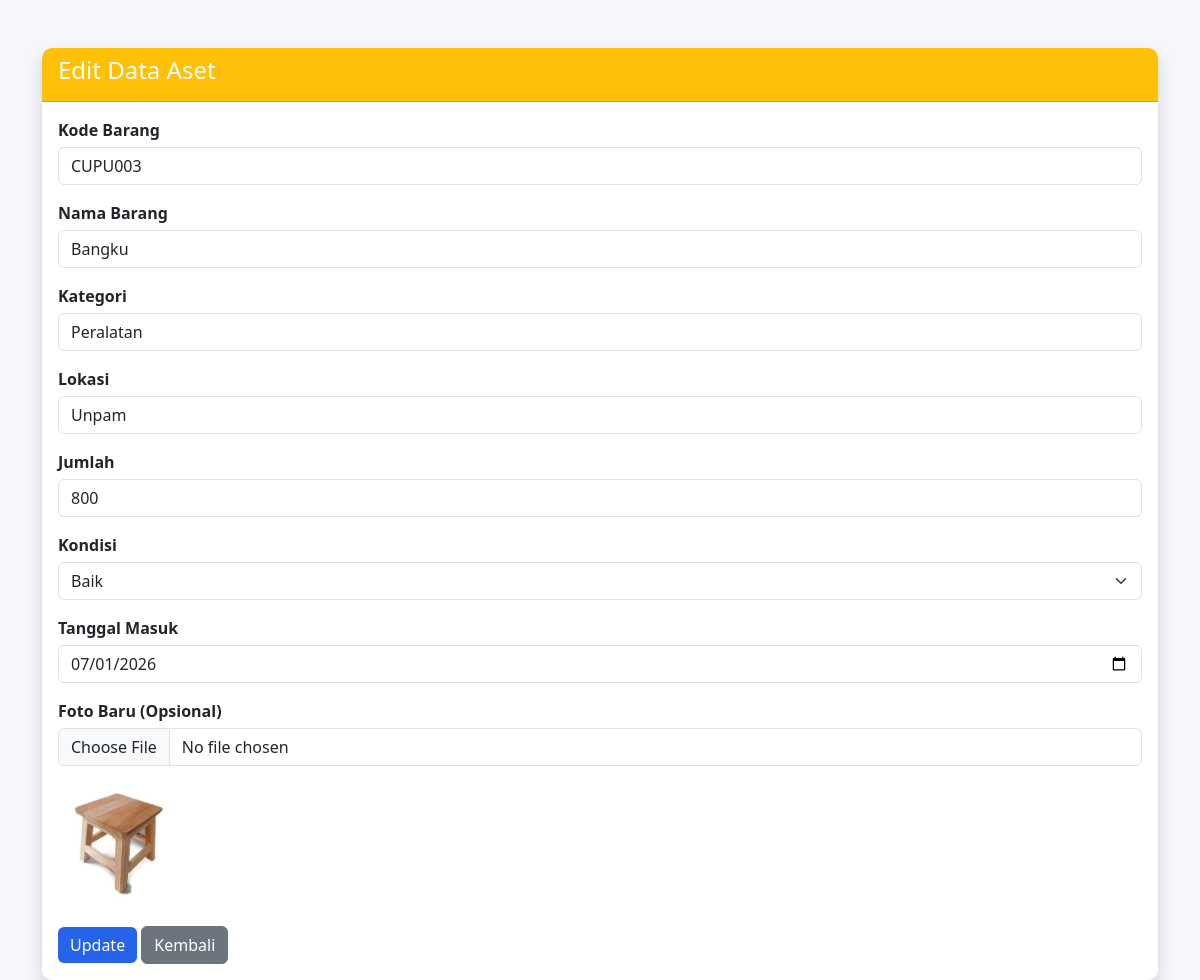
/view/aset/edit.php?id=3 (signed in), run on the app's committed database.
### tables this page shows
CREATE TABLE `aset` (
  `id_aset` int(11) NOT NULL,
  `kode_barang` varchar(20) NOT NULL,
  `nama_barang` varchar(100) NOT NULL,
  `kategori` varchar(50) NOT NULL,
  `lokasi` varchar(100) NOT NULL,
  `jumlah` int(11) NOT NULL,
  `kondisi` enum('Baik','Rusak') NOT NULL,
  `tanggal_masuk` date NOT NULL,
  `foto` varchar(255) DEFAULT NULL,
  `user_input` varchar(100) NOT NULL
);

### model/Aset.php (called while the page is built, shortened)
<?php
require_once __DIR__ . "/../config/Database.php";
class Aset
{
    private $conn;
    public function __construct()
    {
        $database = new Database();
        $this->conn = $database->connect();
    }
    public function getById($id)
{
    $query = "SELECT * FROM aset WHERE id_aset = ?";
    $stmt = $this->conn->prepare($query);
    $stmt->bind_param("i", $id);
    $stmt->execute();
    return $stmt->get_result()->fetch_assoc();
}
}

### config/Database.php (called while the page is built, shortened)
<?php
class Database
{
    private $host = "localhost";
    private $user = "root";
    private $pass = "";
    private $db   = "db_aset_barang";
    public function connect()
    {
        $this->conn = new mysqli(
            $this->host,
            $this->user,
            $this->pass,
            $this->db
        );
        return $this->conn;
    }
}

### view/aset/edit.php (the view, shortened to what this page needs)
<?php
require_once "../../model/Aset.php";
$aset = new Aset();
$id = $_GET['id'];
$data = $aset->getById($id);
?>
<!DOCTYPE html>
<html lang="id">
<head>
    <link href="https://cdn.jsdelivr.net/npm/bootstrap@5.3.3/dist/css/bootstrap.min.css" rel="stylesheet">
   <link rel="stylesheet" href="/uas_aset_barang/assets/css/style.css">
</head>
<body>
<div class="container mt-5">
    <div class="card shadow">
        <div class="card-header bg-warning">
            <h4>Edit Data Aset</h4>
        </div>
        <div class="card-body">
            <form action="../../controller/AsetController.php" method="POST" enctype="multipart/form-data">
                <div class="mb-3">
                    <label>Kode Barang</label>
                    <input type="text" name="kode_barang" class="form-control"
                    value="<?= $data['kode_barang']; ?>" required>
                </div>
                <div class="mb-3">
                    <label>Nama Barang</label>
                    <input type="text" name="nama_barang" class="form-control"
                    value="<?= $data['nama_barang']; ?>" required>
                </div>
                <div class="mb-3">
                    <label>Kategori</label>
                    <input type="text" name="kategori" class="form-control"
                    value="<?= $data['kategori']; ?>" required>
                </div>
                <div class="mb-3">
                    <label>Lokasi</label>
                    <input type="text" name="lokasi" class="form-control"
                    value="<?= $data['lokasi']; ?>" required>
                </div>
                <div class="mb-3">
                    <label>Jumlah</label>
                    <input type="number" name="jumlah" class="form-control"
                    value="<?= $data['jumlah']; ?>" required>
                </div>
                <div class="mb-3">
                    <label>Kondisi</label>
                    <select name="kondisi" class="form-select">
                        <option value="Baik"
                        <?= ($data['kondisi']=="Baik") ? "selected" : ""; ?>>
                        Baik
                        </option>
                    </select>
                </div>
                <div class="mb-3">
                    <label>Tanggal Masuk</label>
                    <input type="date" name="tanggal_masuk" class="form-control"
                    value="<?= $data['tanggal_masuk']; ?>" required>
                </div>
                <div class="mb-3">
                    <label>Foto Baru (Opsional)</label>
                    <input type="file" name="foto" class="form-control">
                </div>
                <?php if($data['foto']!="") : ?>
                    <img src="../../uploads/<?= $data['foto']; ?>" width="120">
                <?php endif; ?>
                <br><br>
                <button type="submit" name="update" class="btn btn-primary">
                    Update
                </button>
                <a href="index.php" class="btn btn-secondary">
                    Kembali
                </a>
            </form>
        </div>
    </div>
</div>
</body>
</html>

### assets/css/style.css (style rules this page uses)
body { background-color: #f4f6f9; font-family: Arial, Helvetica, sans-serif; color: #333; }
.container { margin-top: 20px; }
.card { border: none; border-radius: 10px; box-shadow: 0 3px 10px rgba(0,0,0,0.08); }
.card-header { font-weight: bold; background-color: #0d6efd; color: white; border-radius: 10px 10px 0 0 !important; }
.form-control { border-radius: 6px; }
label { font-weight: 600; margin-bottom: 5px; }
.btn { border-radius: 6px; }
.btn-success, .btn-primary, .btn-warning, .btn-danger { font-weight: 500; }
img { border-radius: 8px; }
body { margin:0; font-family:'Segoe UI',sans-serif; background:#f5f7fb; }
.btn-primary { background:#2563eb; border:none; }

### data on the page
aset: kode_barang "CUPU003", nama_barang "Bangku", kategori "Peralatan", lokasi "Unpam", jumlah "800", kondisi "Baik", tanggal_masuk "07/01/2026", foto (picture)
